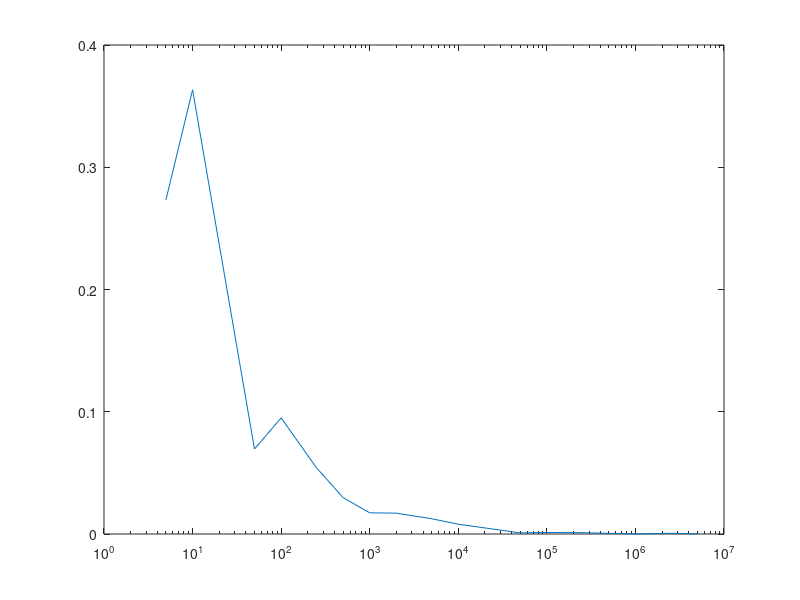

This chart was generated by the following MATLAB code:
% we want an approximation for pi

% we consider the following set: [-1, 1] x [-1, 1]
% 	and the unit circle inside of this

% what is the probability of a random point (x, y)
% 	with x and y in [-1, 1] to be in the circle?

ns = [5, 10, 50, 100, 250, 500, 1000, 2000, 5000, 10000, 50000, 100000, 250000, 1000000, 2500000, 5000000];
pi_aprox = [];

for n=ns
	
	x = 2 * rand(n, 1) - 1;
	y = 2 * rand(n, 1) - 1;
	mask = (x .^ 2 + y .^ 2) <= 1;
	
	curr_aprox = (4 * nnz(mask)) / n;
	pi_aprox = [pi_aprox; curr_aprox];
	
endfor

pi_aprox
semilogx(ns, abs(pi - pi_aprox) / pi);